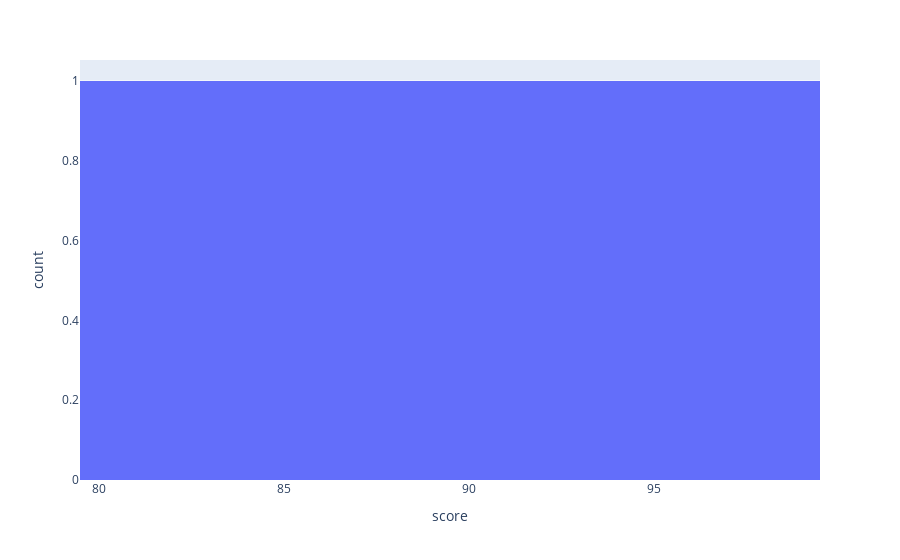

Write notebook code for a chart like this one.
### Code cell
# Create a simple histogram
fig = px.histogram(
  			data_frame=student_scores, 
            # Set up the x-axis
           	x="score",
            # Set the number of bins
            nbins=4)

# Show the plot
fig.show()

### Figure 1 — Plotly figure (JSON) as saved in the notebook; plotly's stock layout.template omitted (floating-point values rounded to 4 significant figures)
{"data": [{"bingroup": "x", "hovertemplate": "score=%{x}<br>count=%{y}<extra></extra>", "legendgroup": "", "marker": {"color": "#636efa", "pattern": {"shape": ""}}, "name": "", "nbinsx": 4, "orientation": "v", "showlegend": false, "type": "histogram", "x": [80, 97, 90, 85], "xaxis": "x", "yaxis": "y"}], "layout": {"barmode": "relative", "legend": {"tracegroupgap": 0}, "margin": {"t": 60}, "xaxis": {"anchor": "y", "domain": [0, 1], "title": {"text": "score"}}, "yaxis": {"anchor": "x", "domain": [0, 1], "title": {"text": "count"}}}}
